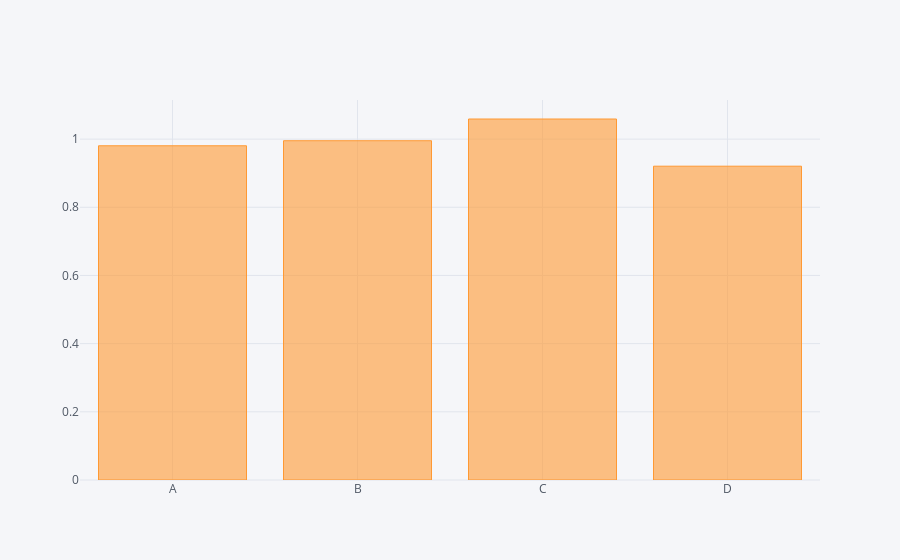

Notebook code cell kept with this figure:
### Code cell
df.apply(np.std).iplot(kind='bar')

### Figure 1 — Plotly figure (JSON) as saved in the notebook; plotly's stock layout.template omitted (floating-point values rounded to 4 significant figures)
{"data": [{"marker": {"color": "rgba(255, 153, 51, 0.6)", "line": {"color": "rgba(255, 153, 51, 1.0)", "width": 1}}, "name": "None", "orientation": "v", "text": "", "type": "bar", "x": ["A", "B", "C", "D"], "y": [0.9804, 0.9952, 1.059, 0.9205]}], "layout": {"legend": {"bgcolor": "#F5F6F9", "font": {"color": "#4D5663"}}, "paper_bgcolor": "#F5F6F9", "plot_bgcolor": "#F5F6F9", "titlefont": {"color": "#4D5663"}, "xaxis1": {"gridcolor": "#E1E5ED", "showgrid": true, "tickfont": {"color": "#4D5663"}, "title": "", "titlefont": {"color": "#4D5663"}, "zerolinecolor": "#E1E5ED"}, "yaxis1": {"gridcolor": "#E1E5ED", "showgrid": true, "tickfont": {"color": "#4D5663"}, "title": "", "titlefont": {"color": "#4D5663"}, "zerolinecolor": "#E1E5ED"}}}
